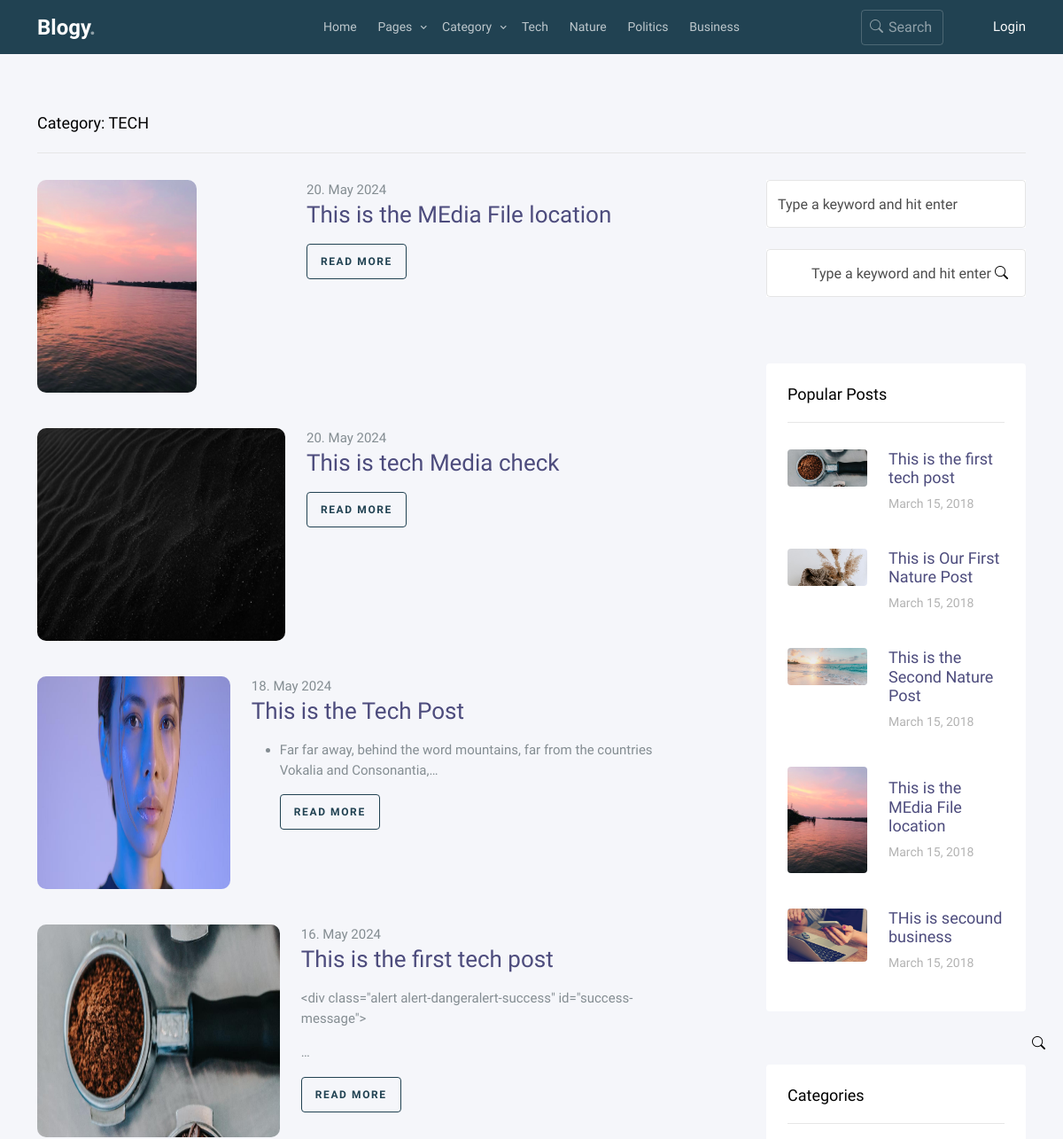
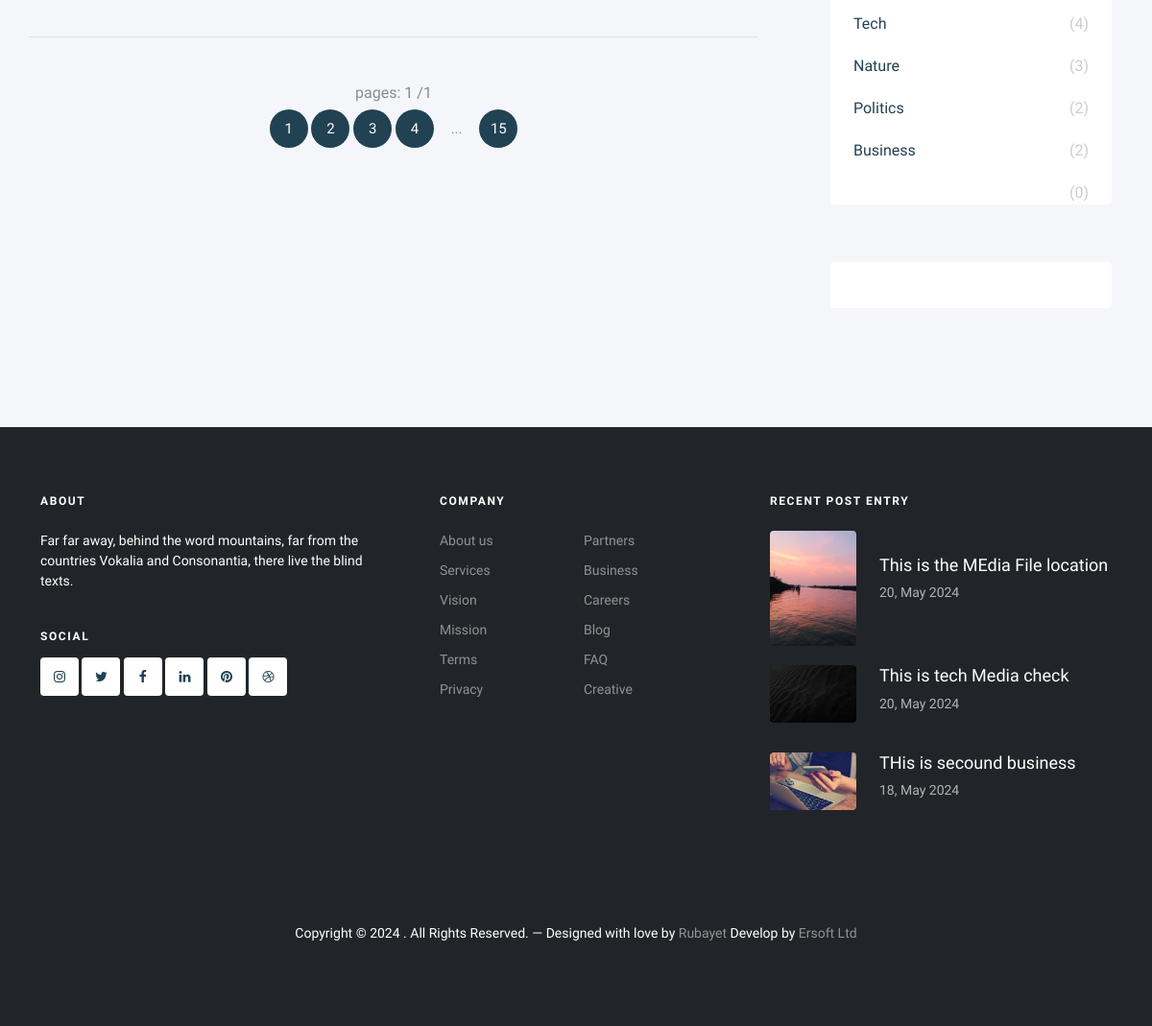
/category?q=Tech, run on the app's committed database (2 pictures, top to bottom).
### app/models.py (models this page shows, shortened)
class Category(models.Model):
    name = models.CharField(max_length=200)

class post(models.Model):
    STATUS = (
        ('0','Draft'),
        ('1','Publish'),
    )
    title = models.CharField(max_length=2000)
    author = models.ForeignKey(CustomUser,on_delete=models.SET_NULL, null=True)
    category = models.ForeignKey(Category, on_delete=models.SET_NULL, null=True)
    cover = models.ImageField(upload_to='post_covers/',blank=True, null=True, default='post_covers/default.png')
    tags = models.ManyToManyField(Tag)
    status = models.CharField(choices=STATUS,max_length=100)
    details = RichTextField(null=True, blank=True)
    visits = models.IntegerField(default=0)  # Track the number of visits
    updated = models.DateTimeField(auto_now=True)
    created = models.DateTimeField(auto_now_add=True)
    class Meta:
        ordering = ['-created', '-updated']

### app/views.py (the view)
# urls.py: path('category',category,name="category"),
def category(request):
    posts = post.objects.filter(status='1')
    categories = Category.objects.all()
    popular_posts = post.objects.order_by('-visits')[:5]
    q = request.GET.get('q') if request.GET.get('q') != None else ''
    blogs = post.objects.filter(Q(category__name__icontains=q) )
    page_number = request.GET.get("page")
    paginator = Paginator(blogs, 5)  # Show 25 contacts per page.
    try:
        page_obj = paginator.get_page(page_number)
    except PageNotAnInteger:
        page_obj = paginator.page(1)
    except EmptyPage:
        page_obj = paginator.page(paginator.num_pages)
    context = {
        'posts':posts,
        'page_obj':page_obj,
        'categories':categories,
        'popular_posts':popular_posts,
    }
    return render(request,'category.html',context)

### app/templates/category.html (shortened to what this page needs)
{% load static %}
<!doctype html>
<html lang="en">
	<head>
		<link rel="stylesheet" href="{% static "fonts/icomoon/style.css" %}">
		<link rel="stylesheet" href="{% static "fonts/flaticon/font/flaticon.css" %}">
		<link rel="stylesheet" href="https://cdn.jsdelivr.net/npm/bootstrap-icons@1.8.1/font/bootstrap-icons.css">
		<link rel="stylesheet" href="https://cdn.jsdelivr.net/npm/bootstrap-icons@1.11.3/font/bootstrap-icons.min.css">
		<link rel="stylesheet" href="{% static "css/tiny-slider.css" %}">
		<link rel="stylesheet" href="{% static "css/aos.css" %}">
		<link rel="stylesheet" href="{% static "css/glightbox.min.css" %}">
		<link rel="stylesheet" href="{% static "css/style.css" %}">
		<link rel="stylesheet" href="{% static "css/flatpickr.min.css" %}">
	</head>
<body>
	{% include "nav.html" %}
	<div class="section search-result-wrap">
		<div class="container">
			<div class="row">
				<div class="col-12">
					<div class="heading">Category: {{request.GET.q|upper}}</div>
				</div>
			</div>
			<div class="row posts-entry">
				<div class="col-lg-8">
					{% for blog in page_obj %}
					<div class="blog-entry d-flex blog-entry-search-item">
						<a href="single.html" class="img-link me-4">
							<img src="{{blog.cover.url}}" alt="Image" class="img-fluid">
						</a>
						<div>
							<span class="date">{{blog.created| date:'d. F Y'}}</span>
							<h2><a href="{% url "blog-post" blog.id %}">{{blog.title}}</a></h2>
							<p>{{blog.details|truncatechars:'100'|safe}}</p>
							<p><a href="{% url "blog-post" blog.id %}" class="btn btn-sm btn-outline-primary">Read More</a></p>
						</div>
					</div>
					{% endfor %}
					<div class="row text-center pt-5 border-top">
						{% include "paginator_component.html" %}
					  </div>
				</div>
				<div class="col-lg-4 sidebar">
					<div class="sidebar-box search-form-wrap mb-4">
						<form action="#" class="sidebar-search-form">
							<span class="bi-search"></span>
							<input type="text" class="form-control" id="s" placeholder="Type a keyword and hit enter">
						</form>
					</div>
					{% include "sidebar.html" %}
				</div>
			</div>
		</div>
	</div>
    <section class="mt-0">
        {% block footer %}
        {% include "footer.html" %}
        {% endblock footer %}
    </section>
  </body>
  </html>

### app/templates/nav.html (shortened to what this page needs)
{% load static %}
<nav class="site-nav">
    <div class="container">
        <div class="menu-bg-wrap">
            <div class="site-navigation">
                <div class="row g-0 align-items-center">
                    <div class="col-2">
                        <a href="{% url 'home' %}" class="logo m-0 float-start">Blogy<span class="text-primary">.</span></a>
                    </div>
                    <div class="col-8 text-center">
                        <ul class="js-clone-nav d-none d-lg-inline-block  text-start site-menu mx-auto">
                            <li class=""><a href="{% url 'home' %}">Home</a></li>
                            <li class="has-children">
                                <a class="js-menu-toggle" >Pages</a>
                            </li>
                            <li  class="has-children"><a href="">Category</a>
                            </li>
                            {% for category in categories|slice:4 %}
                                <li><a href="{% url 'category' %}?q={{category.name}}">{{category.name|capfirst}}</a></li>
                            {% endfor %}
                        </ul>
                    </div>
                    <div class="col-1 text-end">
                        <form action="{% url "search" %}" method="GET" class="search-form d-none d-lg-inline-block">
                            <input type="text" name="q" class="form-control" placeholder="Search...">
                            <span class="bi-search"></span>
                        </form>
                    </div>
                    <div class="col-1 text-end d-none d-sm-none d-lg-inline-block">
                        {% if user.is_authenticated %}
                        {% comment %} <span class="text-light">{{request.user.username.upper}}</span>
                        <a class="text-light" href="{% url "logout" %}">Logout</a> {% endcomment %}
                        <img src="{{request.user.avatar.url}}" class="user-pic" onclick="toggleMenu()">
                        <div class="sub-menu-wrap" id="subMenu">
                            <div class="sub-menu">
                                <div class="user-info">
                                    <img src="{{request.user.avatar.url}}" alt="">
                                    <h2>{{request.user.username.upper}}</h2>
                                </div>
                                <hr>
                                <a href="{% url "profile" request.user.id %}" class="sub-menu-link">
                                    <i class="bi bi-person-circle"></i>
                                    <p>Profile</p>
                                    <span>></span>
                                </a>
                                <a href="{% url "edit-profile" request.user.id %}" class="sub-menu-link">
                                    <i class="bi bi-gear"></i>
                                    <p>Setting & Edit Profile</p>
                                    <span>></span>
                                </a>
                                <a href="{% url "own-blogs" request.user.id %}" class="sub-menu-link">
                                    <i class="bi bi-file-richtext"></i>
                                    <p>Own Blogs</p>
                                    <span>></span>
                                </a>
                                {% if user.is_superuser %}
                                <a href="{% url "all_new_posts" %}" class="sub-menu-link">
                                    <i class="bi bi-file-text"></i>
                                    <p>All New Blogs</p>
                                    <span>></span>
                                </a>
                                {% endif %}
                                <a href="{% url "logout" %}" class="sub-menu-link">
                                    <i class="bi bi-box-arrow-left"></i>
                                    <p>LOg out</p>
                                    <span>></span>
                                </a>
                            </div>
                                    {% else %}
                                        <a href="{% url 'login' %}">
                                            <span class="text-light">Login</span>
                                        </a>
                                {% endif %}
                        </div>
                    </div>
                </div>
        </div>
    </div>
</nav>

### app/templates/sidebar.html (shortened to what this page needs)
{% load static %}
    <div class="sidebar-box search-form-wrap">
      <form action="#" class="sidebar-search-form">
        <div class="form-group">
          <span class="bi-search"></span>
          <input type="text" class="form-control" id="s" placeholder="Type a keyword and hit enter">
        </div>
      </form>
    </div>
    <div class="sidebar-box p-4 rounded">
      <h3 class="heading">Popular Posts</h3>
      {% include "popular_posts.html" %}
    </div>
    <div class="sidebar-box p-4 rounded">
      <h3 class="heading">Categories</h3>
      <ul class="categories">
        {% for category in categories %}
          <li><a href="{% url "category" %}?q={{category.name}}">{{category.name |capfirst}} <span>({{category.post_set.count}})</span></a></li>
        {% endfor %}
      </ul>
    </div>
    <div class="sidebar-box p-4 rounded">
    </div>

### app/templates/popular_posts.html (shortened to what this page needs)
    <div class="post-entry-sidebar">
      <ul>
        {% for post in popular_posts %}
        <li>
          <a href="{% url 'blog-post' pk=post.pk %}">
            <img src="{{post.cover.url}}" alt="Image placeholder" class="me-4 rounded">
            <div class="text">
              <h4>{{ post.title }}</h4>
              <div class="post-meta">
                <span class="mr-2">March 15, 2018 </span>
              </div>
            </div>
          </a>
        </li>
        {% endfor %}
      </ul>
    </div>

### app/templates/footer.html (shortened to what this page needs)
{% block footer %}
<footer class="site-footer bg-dark">
    <div class="container">
        <div class="row">
            <div class="col-lg-4">
                <div class="widget">
                    <h3 class="mb-4">About</h3>
                    <p>Far far away, behind the word mountains, far from the countries Vokalia and Consonantia, there live the blind texts.</p>
                </div>
                <div class="widget">
                    <h3>Social</h3>
                    <ul class="list-unstyled social">
                        <li><a href="#"><span class="icon-instagram"></span></a></li>
                        <li><a href="#"><span class="icon-twitter"></span></a></li>
                        <li><a href="#"><span class="icon-facebook"></span></a></li>
                        <li><a href="#"><span class="icon-linkedin"></span></a></li>
                        <li><a href="#"><span class="icon-pinterest"></span></a></li>
                        <li><a href="#"><span class="icon-dribbble"></span></a></li>
                    </ul>
                </div>
            </div>
            <div class="col-lg-4 ps-lg-5">
                <div class="widget">
                    <h3 class="mb-4">Company</h3>
                    <ul class="list-unstyled float-start links">
                        <li><a href="#">About us</a></li>
                        <li><a href="#">Services</a></li>
                        <li><a href="#">Vision</a></li>
                        <li><a href="#">Mission</a></li>
                        <li><a href="#">Terms</a></li>
                        <li><a href="#">Privacy</a></li>
                    </ul>
                    <ul class="list-unstyled float-start links">
                        <li><a href="#">Partners</a></li>
                        <li><a href="{% url "category" %}?q=business">Business</a></li>
                        <li><a href="#">Careers</a></li>
                        <li><a href="{% url "blogs" %}">Blog</a></li>
                        <li><a href="#">FAQ</a></li>
                        <li><a href="#">Creative</a></li>
                    </ul>
                </div>
            </div>
            <div class="col-lg-4">
                <div class="widget">
                    <h3 class="mb-4">Recent Post Entry</h3>
                    <div class="post-entry-footer">
                        <ul>
                            {% for post in posts|slice:3 %}
                            <li>
                                <a href="">
                                    <img src="{{post.cover.url}}" alt="Image placeholder" class="me-4 rounded">
                                    <div class="text">
                                        <h4>{{post.title}}</h4>
                                        <div class="post-meta">
                                            <span class="mr-2">{{post.created | date:'d, F Y'}}</span>
                                        </div>
                                    </div>
                                </a>
                            </li>
                            {% endfor %}
                        </ul>
                    </div>
                </div>
            </div>
        </div>
        <div class="row mt-5">
            <div class="col-12 text-center">
                {% now 'Y' as current_year %}
                <p>Copyright &copy; {{current_year}} . All Rights Reserved. &mdash; Designed with love by <a href="#">Rubayet</a>  Develop by <a href="#">Ersoft Ltd</a>
                </p>
            </div>
        </div>
    </div>
</footer>
{% endblock footer %}

### data on the page
Category: name "Tech", GET.q "TECH", post_set.count "4"
Category: name "Nature", post_set.count "3"
Category: name "Politics", post_set.count "2"
Category: name "Business", post_set.count "2"
post: cover (picture), created "20. May 2024", title "This is the MEdia File location", created "20, May 2024"
post: cover (picture), created "20. May 2024", title "This is tech Media check", created "20, May 2024"
post: cover (picture), created "18. May 2024", title "This is the Tech Post", details "Far far away, behind the word mountains, far from the countries Vokalia and Consonantia,…"
post: cover (picture), created "16. May 2024", title "This is the first tech post", details "<div class=\"alert alert-dangeralert-success\" id=\"success-message\"> …"
post: cover (picture), title "This is Our First Nature Post"
post: cover (picture), title "This is the Second Nature Post"
post: cover (picture), title "THis is secound business", created "18, May 2024"
Category: post_set.count "0"

### other printed values
{{ page_obj.number }} "1"
{{ page_obj.paginator.num_pages }} "1"
{{ current_year }} "2024"
